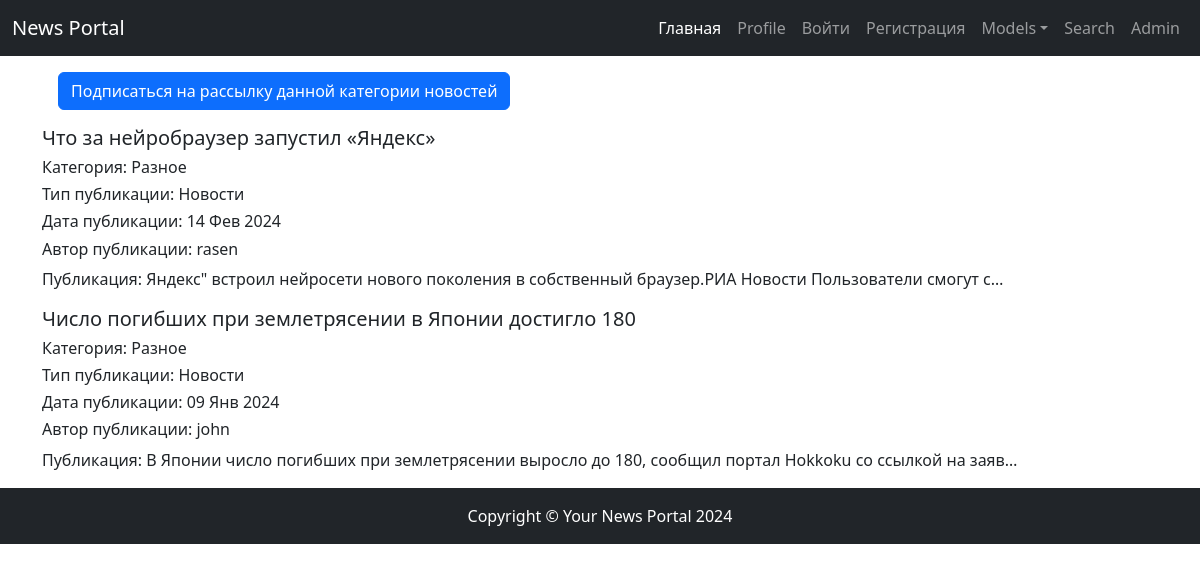
Page /categories/1 on the earlier database version.
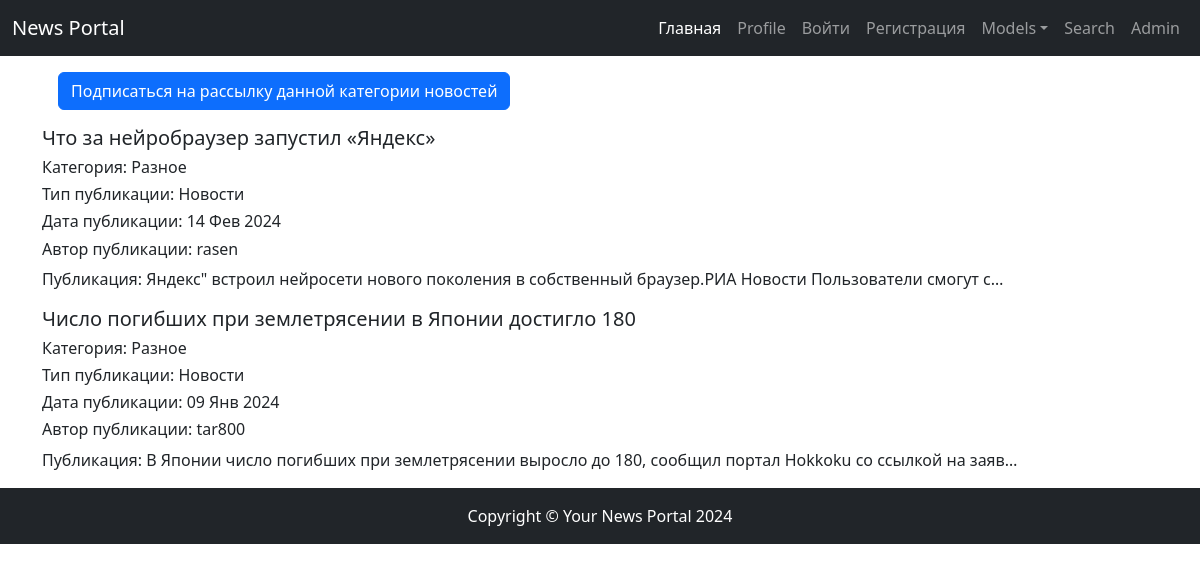
Same page on the later database version.
### news/models.py (models this page shows, shortened)
class Post(models.Model):
    news = 'NE'
    articles = 'AR'
    TYPES = [
        (news, 'Новости'),
        (articles, 'Статьи')
    ]
    author = models.ForeignKey(Author, on_delete=models.CASCADE)
    choice_types = models.CharField(max_length=2, choices=TYPES, default=news)
    time_in = models.DateTimeField(default=timezone.now)
    categories_post = models.ManyToManyField(Category, through='PostCategory')
    title = models.CharField(max_length=240, default='')
    content = models.TextField(blank=False)
    rate_new = models.IntegerField(default=0)

class Author(models.Model):
    user = models.OneToOneField(User, on_delete=models.CASCADE)
    rating = models.IntegerField(default=0)

### news/views/category.py (the view)
# urls.py: path('categories/<int:pk>', CategoryDetailView.as_view(), name='category_detail'),
class CategoryDetailView(ListView):
    model = Post
    template_name = APP + "category_detail.html"
    context_object_name = "category_list"
    def get_queryset(self):
        self.category = get_object_or_404(Category, id=self.kwargs["pk"])
        queryset = Post.objects.filter(categories_post=self.category).order_by('-time_in')
        return queryset
    def get_context_data(self, **kwargs):
        context = super().get_context_data(**kwargs)
        context['is_not_subcriber'] = self.request.user not in self.category.subscribers.all()
        context['category_post_detail'] = self.category
        return context

### news/models.py (called while the page is built)
    def __str__(self):
        return f'{self.category_name}'

### news/templates/news/category_detail.html (shortened to what this page needs)
{% extends 'default.html' %}
{% block content %}
    {% if not is_not_subscriber %}
    <div class="p-3">
        <a class="btn btn-primary" href="{{ category_post_detail.id }}/subscribe/" role="button">Подписаться на рассылку данной категории новостей</a>
    </div>
        {% for post in category_list %}
          <div class="mb-3">
                <h5>  {{ post.title|truncatechars:100 }} </h5>
                <h6>Категория: {{ category_post_detail }} </h6>
                <h6>Тип публикации: {{ post.get_choice_types_display }}</h6>
                <h6>Дата публикации: {{ post.time_in|date:'d M Y' }} </h6>
                <h6>Автор публикации: {{ post.author.user }} </h6>
                <span>Публикация: {{ post.content|truncatechars:100 }}</span>
          </div>
        {% endfor %}
    {% else %}
        <div class="p-3">
            <h4> Вы уже подписаны
                <a class="btn btn-primary" href="{{ category_post_detail.id }}/unsubscribe/" role="button">Отписаться от рассылки данной категории новостей</a>
            </h4>
        </div>
    {% endif %}
</div>
{% endblock content %}

Differences in the rows shown:
changed through a linked row, Post "Число погибших при землетрясении в Японии достигло 180": author.user "john" → "tar800"
